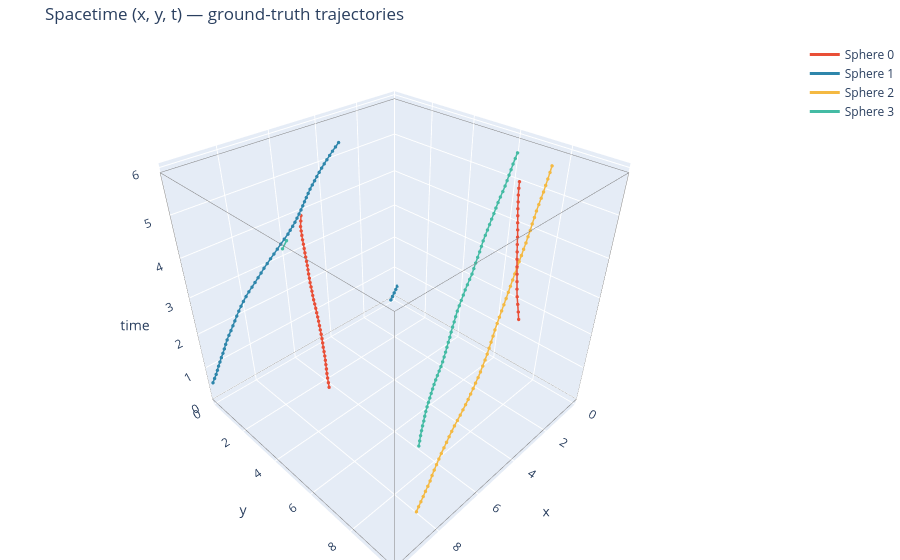

Notebook source saved alongside this figure:
### Markdown cell above
### 1.1 Ground truth (hidden from the tracker)
Each curve is one sphere's center rising through spacetime. Curves break cleanly
where a sphere wraps through a spatial wall — that *is* the torus.

### Code cell
plot_spacetime(ds.trajectory, cfg).show()
